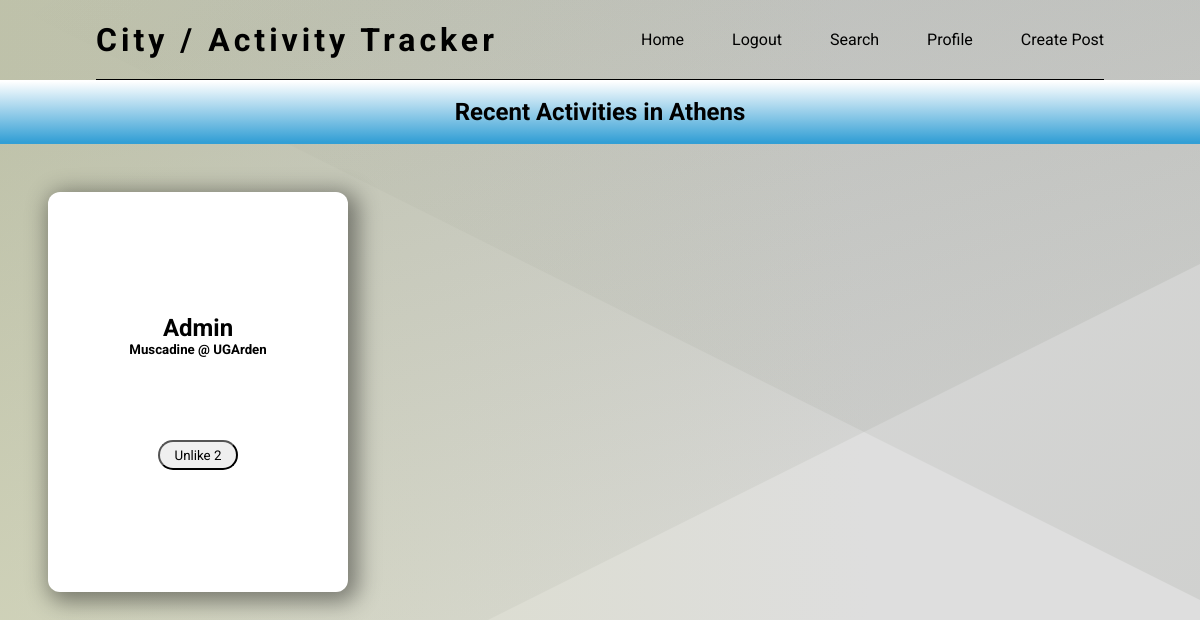
The app's page /index.php (signed in) with its own data.
### tables this page shows
CREATE TABLE `location` (
  `lid` int(11) NOT NULL,
  `city` varchar(10) NOT NULL
);

CREATE TABLE `post` (
  `pid` int(10) NOT NULL,
  `uid` int(11) NOT NULL,
  `lid` int(11) NOT NULL,
  `aid` int(11) NOT NULL,
  `title` varchar(20) NOT NULL,
  `description` varchar(150) NOT NULL,
  `pimg_path` varchar(100) NOT NULL
);

### php/DBfunctions.php (called while the page is built, shortened)
<?php
    function currentDB() {
        $host = '127.0.0.1';
        $dbname = 'csci4300project';
        $user = 'root';
        $pass = '';
        $conn = mysqli_connect($host, $user, $pass, $dbname);
        return $conn;
    }
    function getLikes($pid) {
        $conn = currentDB();
        $query = "select count(uid) from postlikes where pid = {$pid}";
        $result = mysqli_query($conn, $query);
        $row = mysqli_fetch_assoc($result);
        $postLikes = intval($row['count(uid)']);
        return $postLikes;
    }
    function confirmLike($pid) {
        $query = "select pid from postlikes where pid = {$pid} AND uid = {$_SESSION['user']}";
        $conn = currentDB();
        $result = mysqli_query($conn, $query);
        if (mysqli_num_rows($result) == 1) {
            return 1;
        } else {
            return 0;
        }
    }
?>

### php/htmlFunctions.php (the view, shortened to what this page needs)
<?php
    include_once(__DIR__ . '/DBfunctions.php');
    function getActualName($uid) {
        $conn = currentDB();
        $query = "select actual_name from user where uid = {$uid} limit 1";
        $result = mysqli_query($conn, $query);
        $actual_name = mysqli_fetch_assoc($result);
        $actual_name = $actual_name['actual_name'];
        return $actual_name;
    }
    function getLocationName($uid, $lid) {
        $conn = currentDB();
        $query = "select city from user, location where user.uid = {$uid} and user.lid = location.lid limit 1";
        $result = mysqli_query($conn, $query);
        $location = mysqli_fetch_assoc($result);
        $location = $location['city'];
        return $location;
    }
    function createCardThumbnail($pid, $username, $title, $img, $index) {
        $postLikes = getLikes($pid);
        $logged_in = 0;
        if (isset($_SESSION['logged_in'])) {
            $logged_in = $_SESSION['logged_in'];
        }
        $confirmLike = 0;
        if ($logged_in) {
            $confirmLike = confirmLike($pid);
        }
        $data_liked = '';
        $like_string = '';
        if ($logged_in && $confirmLike) {
            $data_liked = 'yes';
            $like_string = 'Unlike';
        } else if ($logged_in && !$confirmLike) {
            $data_liked = 'no';
            $like_string = 'Like';
        }
        $img_path = $img;
        if ($index == 1) {
            $img_path = substr($img_path, 1);
        }
        echo "
            <div class='post-screen-card'>
            <a class='post-screen-card-content' href='./php/linkPost.php?pid={$pid}'>
            <div class='post-screen-card-userinfo'>
                <h2 class='post-screen-card-username'> {$username} </h2>
            </div>
            <h5 class='post-screen-card-type'> {$title} </h5>
            <div class='post-screen-card-image'>
            <img src= '{$img_path}' alt='' />
            </div>
            </a>";
        if ($logged_in) {
            echo "<button class='likeButton' onclick='likePost(this);' data-liked='{$data_liked}' data-number-likes='{$postLikes}' data-pid='{$pid}'> {$like_string} {$postLikes}</button>";
        } else {
            echo "<span class = 'likeBox'> Likes : {$postLikes}</span>";
        }
        echo "</div>";
    }
    function createRecentActivitiesLocation() {
        $conn = currentDB();
        $query = "SELECT * FROM post where lid = {$_SESSION['location']} order by pid desc limit 10";
        $result = mysqli_query($conn, $query);
        while ($row = $result -> fetch_assoc()) {
            $username = getActualName($row['uid']);
            $pid = $row['pid'];
            $title = $row['title'];
            $img_path = $row['pimg_path'];
            createCardThumbnail($pid, $username, $title, $img_path, 1);
        }
    }
?>

### index.php (shortened to what this page needs)
<?php
    require_once('./php/htmlFunctions.php');
    $logged_in = 0;
    if (isset($_SESSION['logged_in'])) {
      $logged_in = $_SESSION['logged_in'];
    }
?>
<!DOCTYPE html>
<html lang="en">
  <head>
    <link rel="stylesheet" href="style.css" />
  </head>
  <body>
    <nav>
      <div class="logo">
        <h2>City / Activity Tracker</h2>
      </div>
      <ul class="nav-menu">
        <li><a href="index.php">Home</a></li>
        <?php if($logged_in == 1) : ?>
          <li><a href="./php/logout.php">Logout</a></li>
          <li><a href="./pages/search.php">Search</a></li>
          <li><a href="./pages/profile.php">Profile</a></li>
          <li><a href="./pages/createPost.php">Create Post</a></li>
        <?php endif; ?>
      </ul>
    </nav>
    <section class="screen">
      <div class="post-screen">
        <div class="post-screen-cityinfo">
          <h2 class="city-info-name">
            <?php if($logged_in != 0) : ?>
              Recent Activities in
              <?php
                  $location = getLocationName($_SESSION['user'], $_SESSION['location']);
                  echo "${location}";
                ?>
            <?php endif; ?>
          </h2>
        </div>
        <div class="post-screen-card-holder">
          <?php if($logged_in != 0) : ?>
            <?php createRecentActivitiesLocation(); ?>
          <?php endif; ?>
        </div>
      </div>
    </section>
  </body>
</html>

### style.css (style rules this page uses)
* { margin: 0; padding: 0; box-sizing: border-box; font-family: "Roboto", sans-serif; }
li { list-style: none; }
a, a:visited { color: inherit; text-decoration: none; }
body { background-color: #dedede; background-attachment: fixed; background-size: cover; overflow: hidden; }
nav { display: flex; flex-direction: row; justify-content: space-between; margin: 0 6em; height: 10vh; border-bottom: 1px solid black; }
.logo { display: flex; align-items: center; }
.logo h2 { letter-spacing: 4px; font-size: 2em; }
.nav-menu { display: flex; flex-direction: row; justify-content: space-evenly; align-items: center; gap: 3em; }
.screen { display: grid; height: 100%; width: 100%; grid-template-columns: repeat(6, 1fr); }
.post-screen { grid-column: 1 / 7; display: flex; flex-direction: column; }
.post-screen-cityinfo { display: flex; align-items: center; justify-content: space-evenly; grid-row: 1; grid-column: 1 / 5; height: 4em; background: linear-gradient( 180deg, rgba(255, 255, 255, 1) 2%, rgba(51, 159, 213, 1) 97% ); color: black; }
.post-screen-card-holder { grid-row: 2; height: 90vh; display: flex; flex-wrap: wrap; overflow-y: auto; }
.post-screen-card { background: white; display: flex; flex-direction: column; align-items: center; justify-content: center; height: 400px; width: 300px; margin: 3em; gap: 2em; border-radius: 0.75em; -webkit-box-shadow: 5px 5px 22px 5px rgba(0, 0, 0, 0.42); box-shadow: 5px 5px 22px 5px rgba(0, 0, 0, 0.42); }
.post-screen-card-image { margin: 1em; height: 50%; width: 50%; }
.post-screen-card-content { display: flex; flex-direction: column; align-items: center; justify-content: center; transition: transform 0.2s; }
.likeButton { width: 80px; height: 30px; border-radius: 25px; }

### records on screen
location: city "Athens"
post: title "Muscadine @ UGArden", like_string "Unlike", postLikes "2"
